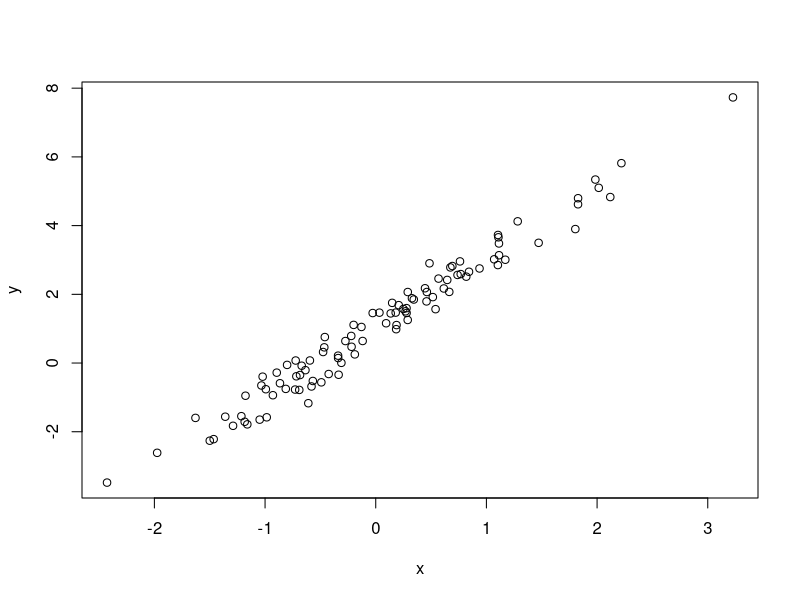
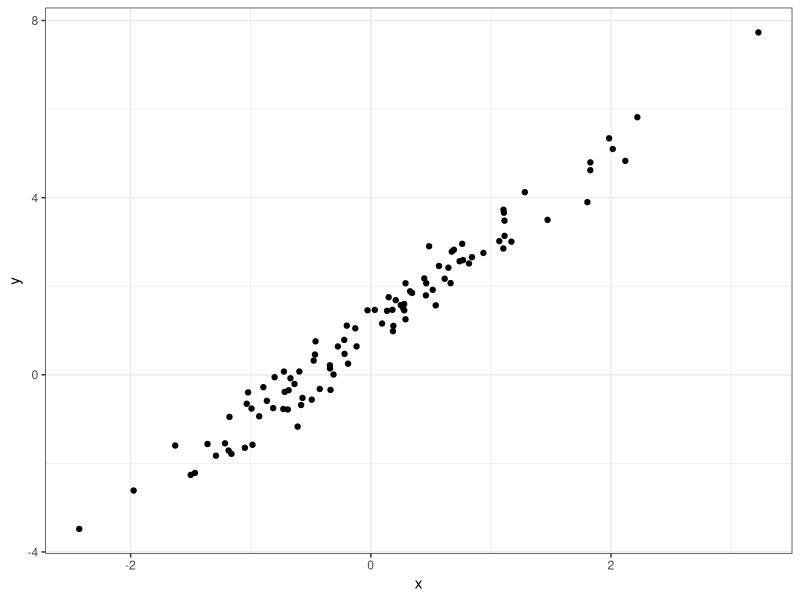
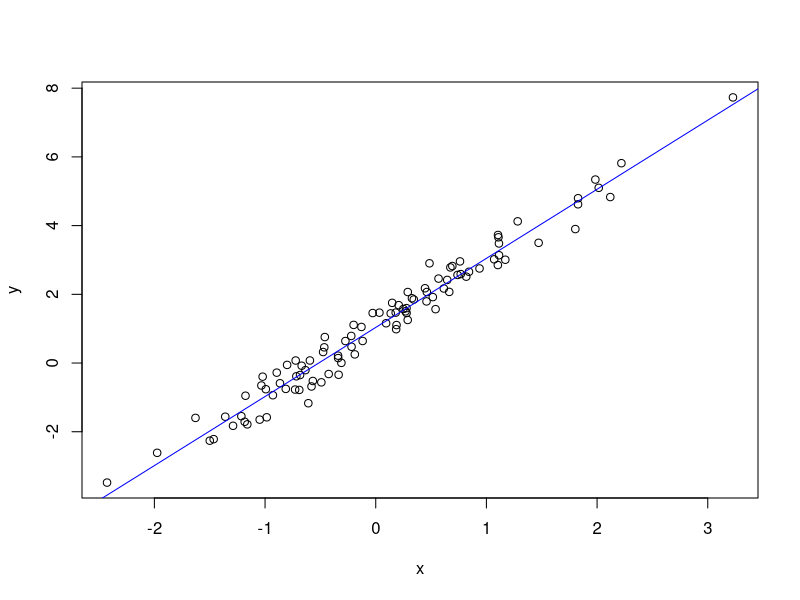
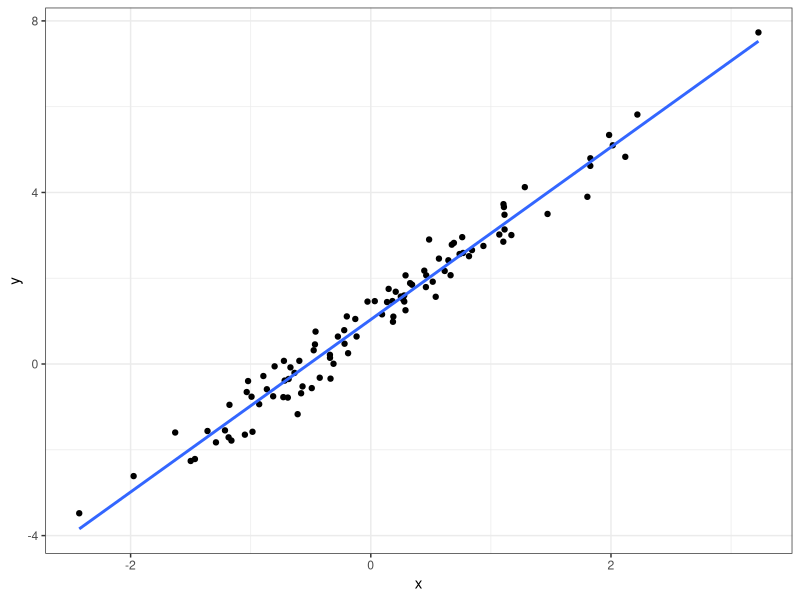
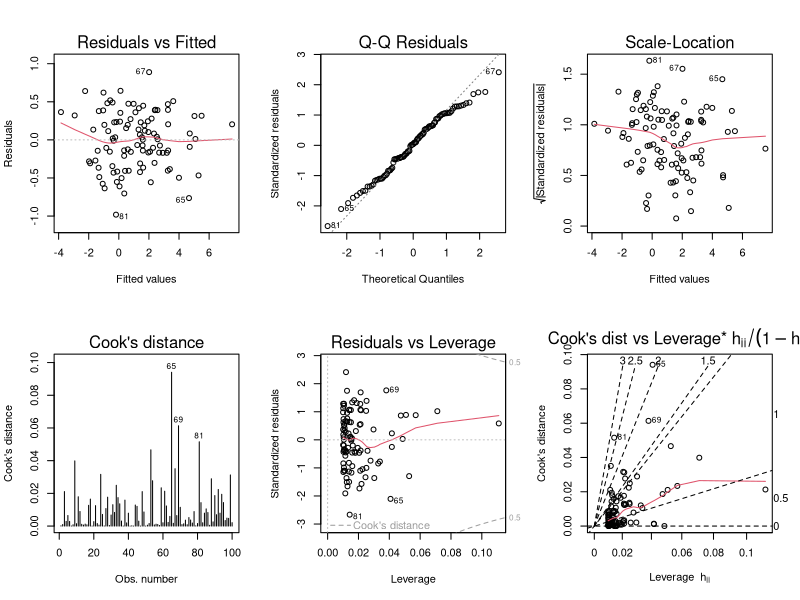
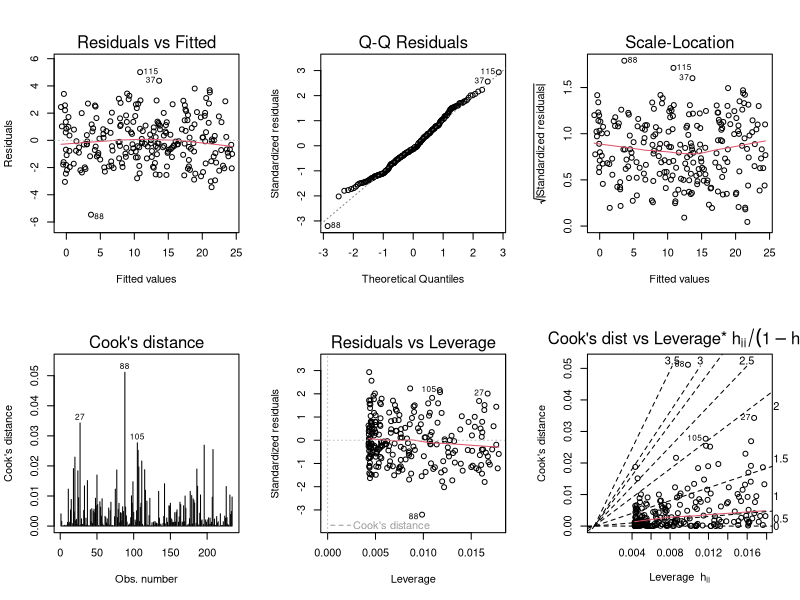
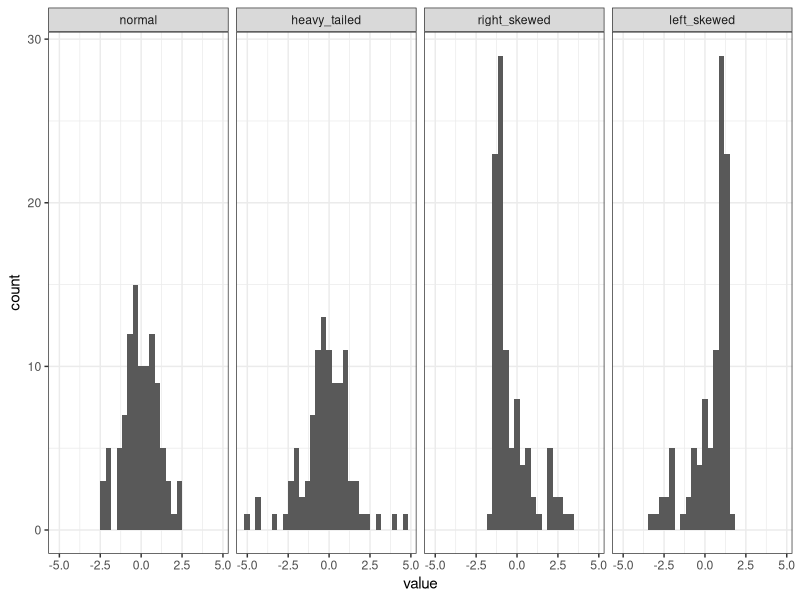
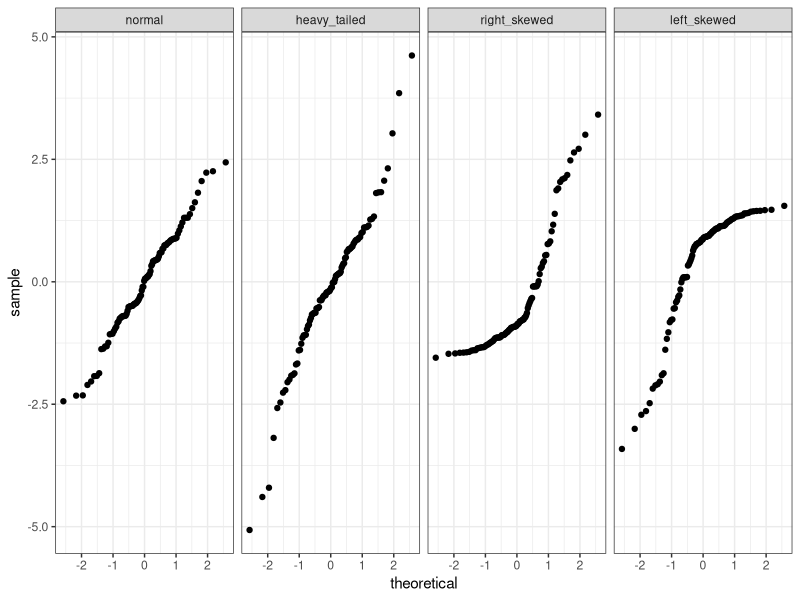

Recreate these plots in R, in order.
## ---- chunk 1
library("dplyr")
library("ggplot2")
library("tidyr")
## ---- chunk 2
set.seed(20170320)
## ---- chunk 3
n <- 100 
x <- rnorm(n)
b0 <- 1
b1 <- 2
sigma <- 0.4
error <- rnorm(n,0,sigma)
y <- b0+b1*x+error

d <- data.frame(x=x,y=y)
## ---- chunk 4
plot(y ~ x, data = d)
## ---- chunk 5
library("ggplot2")
ggplot(d, aes(x=x, y=y)) +
  geom_point() +
  theme_bw()
## ---- chunk 6
m <- lm(y ~ x, data = d)
## ---- chunk 7
m
summary(m)
## ---- chunk 8
plot(y ~ x, data = d)
abline(m, col='blue')
## ---- chunk 9
ggplot(d, aes(x=x, y=y)) +
  geom_point() + 
  stat_smooth(method = "lm", se = FALSE) +
  theme_bw()
## ---- chunk 10
opar = par(mfrow=c(2,3))  # Create a 2x3 grid of plots and save the original settings
plot(m, 1:6, ask=FALSE)   # Plot all 6 diagnostics plots
par(opar)                 # Return to original graphics settings
## ---- chunk 11
n <- 234
x <- runif(n)
y <- -0.5 + 25*x + rnorm(n,0,sqrt(3))
m <- lm(y~x)
opar = par(mfrow=c(2,3))  # Create a 2x3 grid of plots and save the original settings
plot(m, 1:6, ask=FALSE)   # Plot all 6 diagnostics plots
par(opar)                 # Return to original graphics settings
## ---- chunk 12
n <- 100
errors <- data.frame(rep = 1:n,
                     normal       = rnorm(n),
                     heavy_tailed = rt(n, df=3),
                     right_skewed = exp(rnorm(n))) %>%
  
  mutate(right_skewed = right_skewed - exp(1/2),  # make sure errors have expectation of 0
         left_skewed  = 0 - right_skewed) 

errors_long <- errors %>%
  tidyr::gather(distribution,value,-rep) %>%
  mutate(distribution = factor(distribution, 
                               levels = c("normal",
                                          "heavy_tailed",
                                          "right_skewed",
                                          "left_skewed")))
## ---- chunk 13
ggplot(errors_long, aes(x=value)) + 
  geom_histogram() + 
  facet_grid(. ~ distribution) + 
  theme_bw()
## ---- chunk 14
ggplot(errors_long, aes(sample=value)) + 
  stat_qq() + 
  facet_grid(. ~ distribution) + 
  theme_bw()
## ---- chunk 15
opar = par(mfrow=c(1,4))
qqnorm(errors$normal, main="Normal")
qqline(errors$normal)
qqnorm(errors$heavy_tailed, main="Heavy-tailed")
qqline(errors$heavy_tailed)
qqnorm(errors$right_skewed, main="Right-skewed")
qqline(errors$right_skewed)
qqnorm(errors$left_skewed, main="Left-skewed")
qqline(errors$left_skewed)
par(opar)
## ---- chunk 16
y <- errors %>%
  mutate(x = rnorm(n))

models <- list()
models[[1]] <- lm(normal       ~ x, data=y)
models[[2]] <- lm(heavy_tailed ~ x, data=y)
models[[3]] <- lm(right_skewed ~ x, data=y)
models[[4]] <- lm(left_skewed  ~ x, data=y)
names(models) <- c("normal","heavy_tailed","right_skewed","left_skewed")
## ---- chunk 17
opar <- par(mfrow=c(2,3))
plot(models$normal, 1:6, ask=FALSE)
par(opar)
## ---- chunk 18
opar <- par(mfrow=c(2,3))
plot(models$heavy_tailed, 1:6, ask=FALSE)
par(opar)
## ---- chunk 19
opar <- par(mfrow=c(2,3))
plot(models$right_skewed, 1:6, ask=FALSE)
par(opar)
## ---- chunk 20
opar <- par(mfrow=c(2,3))
plot(models$left_skewed, 1:6, ask=FALSE)
par(opar)
## ---- chunk 21
opar = par(mfrow=c(1,4))
for (i in 1:4) plot(models[[i]], 2, main=names(models)[i])
par(opar)
## ---- chunk 22
b0 <-  10
b1 <- -5
y_new <- y %>% 
  mutate(y_normal       = b0+b1*x + normal,
         y_heavy_tailed = b0+b1*x + heavy_tailed,
         y_right_skewed = b0+b1*x + right_skewed,
         y_left_skewed  = b0+b1*x + left_skewed)

models <- list()
models[[1]] <- lm(y_normal       ~ x, data=y_new)
models[[2]] <- lm(y_heavy_tailed ~ x, data=y_new)
models[[3]] <- lm(y_right_skewed ~ x, data=y_new)
models[[4]] <- lm(y_left_skewed  ~ x, data=y_new)
names(models) <- c("normal","heavy_tailed","right_skewed","left_skewed")

opar = par(mfrow=c(1,4))
for (i in 1:4) plot(models[[i]], 2, main=names(models)[i])
par(opar)
## ---- chunk 23
n  <- 100
b0 <- 0
b1 <- 1
d  <- data.frame(x = runif(n)) %>%
  mutate(error = rnorm(n,0,x),
         y = b0+b1*x+error)
  
m <- lm(y~x, data=d)
opar <- par(mfrow=c(2,3))
plot(m, 1:6, ask=FALSE)
par(opar)
## ---- chunk 24
plot(m, 1)
## ---- chunk 25
plot(m,3)
## ---- chunk 26
b1 <- -1
d  <- d %>%
  mutate(error = rnorm(n,0,1-x), # sd is now related to 1-x
         y = b0+b1*x+error)
  
m <- lm(y~x, data=d)
opar <- par(mfrow=c(1,2))
plot(m, c(1,3), ask=FALSE)
par(opar)
## ---- chunk 27
n <- 100
b0 <-1 
b1 <- 2
d <- data.frame(x = rnorm(n)) %>%
  mutate(
    error =rnorm(n),
    y = b0+b1*x + error)

m <- lm(y ~ x, data = d)
## ---- chunk 28
names(m)
## ---- chunk 29
plot(m$residuals)
## ---- chunk 30
dd <- data.frame(index = 1:length(m$residuals),
                 residuals = m$residuals)
ggplot(dd, aes(index, residuals)) +
  geom_point() + 
  stat_smooth(se = FALSE) +
  theme_bw()
## ---- chunk 31
d <- d %>% 
  mutate(error = sin(2*pi*(1:n)/n)+rnorm(n),
         y = b0+b1*x+error)

m <- lm(y ~ x, data = d)

dd <- data.frame(index = 1:length(m$residuals),
                 residuals = m$residuals)
ggplot(dd, aes(index, residuals)) +
  geom_point() + 
  stat_smooth(se = FALSE) +
  theme_bw()
## ---- chunk 32
opar <- par(mfrow=c(2,3))
plot(m, 1:6, ask=FALSE)
par(opar)
## ---- chunk 33
d <- d %>% 
  mutate(error = (1:n)+rnorm(n), # This is a bit extreme
         y = b0+b1*x+error)

m <- lm(y ~ x, data = d)
plot(m$residuals)
## ---- chunk 34
n <- 100
b0 <- 1
b1 <- 2
d <- data.frame(x = rnorm(n)) %>%
  mutate(y = b0+b1*x + rnorm(n))
                
m <- lm(y ~ x, data = d)

d$residuals <- m$residuals

ggplot(d, aes(x, residuals)) + 
  geom_point() + 
  stat_smooth(se = FALSE) + 
  theme_bw()
## ---- chunk 35
n <- 100
b0 <- 1
b1 <- 2
d <- data.frame(x = rnorm(n)) %>%
  mutate(y = b0+b1*x+x^2 + rnorm(n))
                
m <- lm(y ~ x, data = d)

d$residuals <- m$residuals

ggplot(d, aes(x, residuals)) + 
  geom_point() + 
  stat_smooth(se = FALSE) + 
  theme_bw()
## ---- chunk 36
opar <- par(mfrow=c(2,3))
plot(m, 1:6, ask=FALSE)
par(opar)
## ---- chunk 37
n <- 100
b0 <- 1
b1 <- 2
d <- data.frame(x = rnorm(n, 1, 0.1)) %>%
  mutate(y = b0+b1*x+x^2 + rnorm(n))
                
m <- lm(y ~ x, data = d)

d$residuals <- m$residuals
plot(residuals ~ x, data = d)
